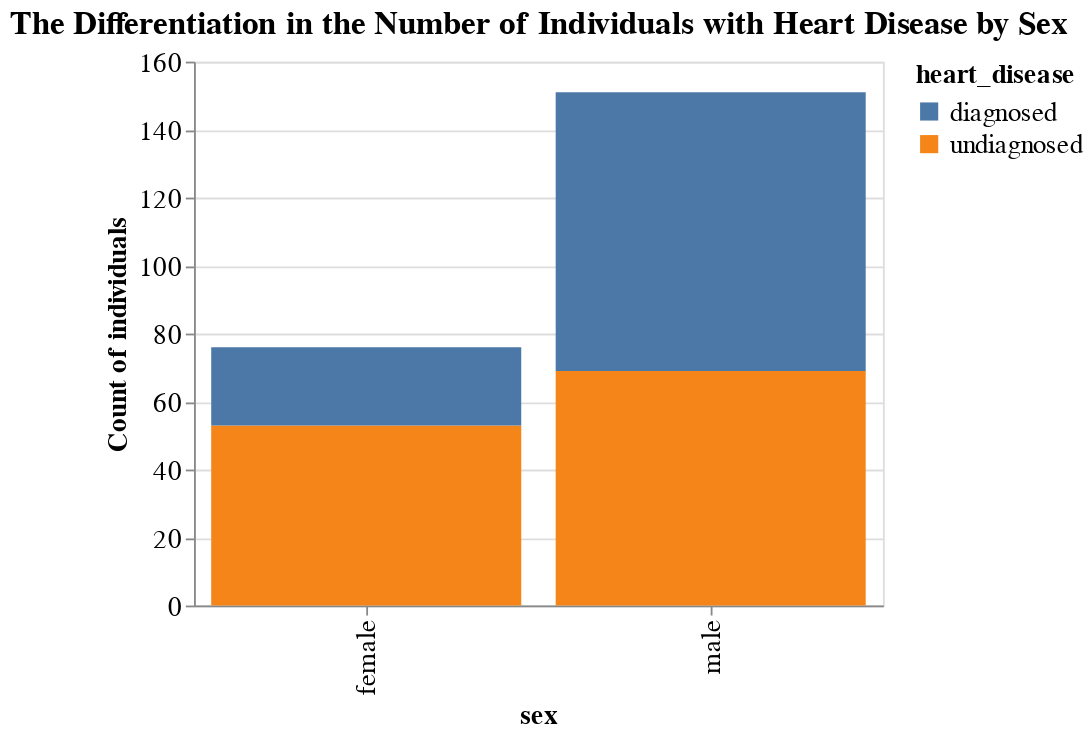

The code cell stored with this chart in its notebook:
### Code cell
sex_bar_graph = (alt.Chart(heart_disease_train, title = "The Differentiation in the Number of Individuals with Heart Disease by Sex")
                 .mark_bar()
                 .encode(
                     x=alt.X("sex"), 
                     y=alt.Y("count()", title= "Count of individuals"),
                     color="heart_disease"
                 ).configure_title(fontSize=18)
                 .configure_axis(titleFontSize=15, labelFontSize=15)
                 .configure_legend(titleFontSize=15, labelFontSize=15)
                 .properties(width=380, height=300)
)
sex_bar_graph

### Figure 1 — Vega-Lite specification as saved in the notebook (floating-point values rounded to 4 significant figures; data arrays with more than 128 entries replaced by an {"elided": "..."} marker saying what was removed)
{"config": {"view": {"continuousWidth": 400, "continuousHeight": 300}, "axis": {"labelFontSize": 15, "titleFontSize": 15}, "legend": {"labelFontSize": 15, "titleFontSize": 15}, "title": {"fontSize": 18}}, "data": {"name": "data-cbb8223e23bebba25412b4a17f27ba5f"}, "mark": "bar", "encoding": {"color": {"field": "heart_disease", "type": "nominal"}, "x": {"field": "sex", "type": "nominal"}, "y": {"aggregate": "count", "title": "Count of individuals", "type": "quantitative"}}, "height": 300, "title": "The Differentiation in the Number of Individuals with Heart Disease by Sex", "width": 380, "$schema": "https://vega.github.io/schema/vega-lite/v4.17.0.json", "datasets": {"data-cbb8223e23bebba25412b4a17f27ba5f": {"elided": "227 records"}}}
